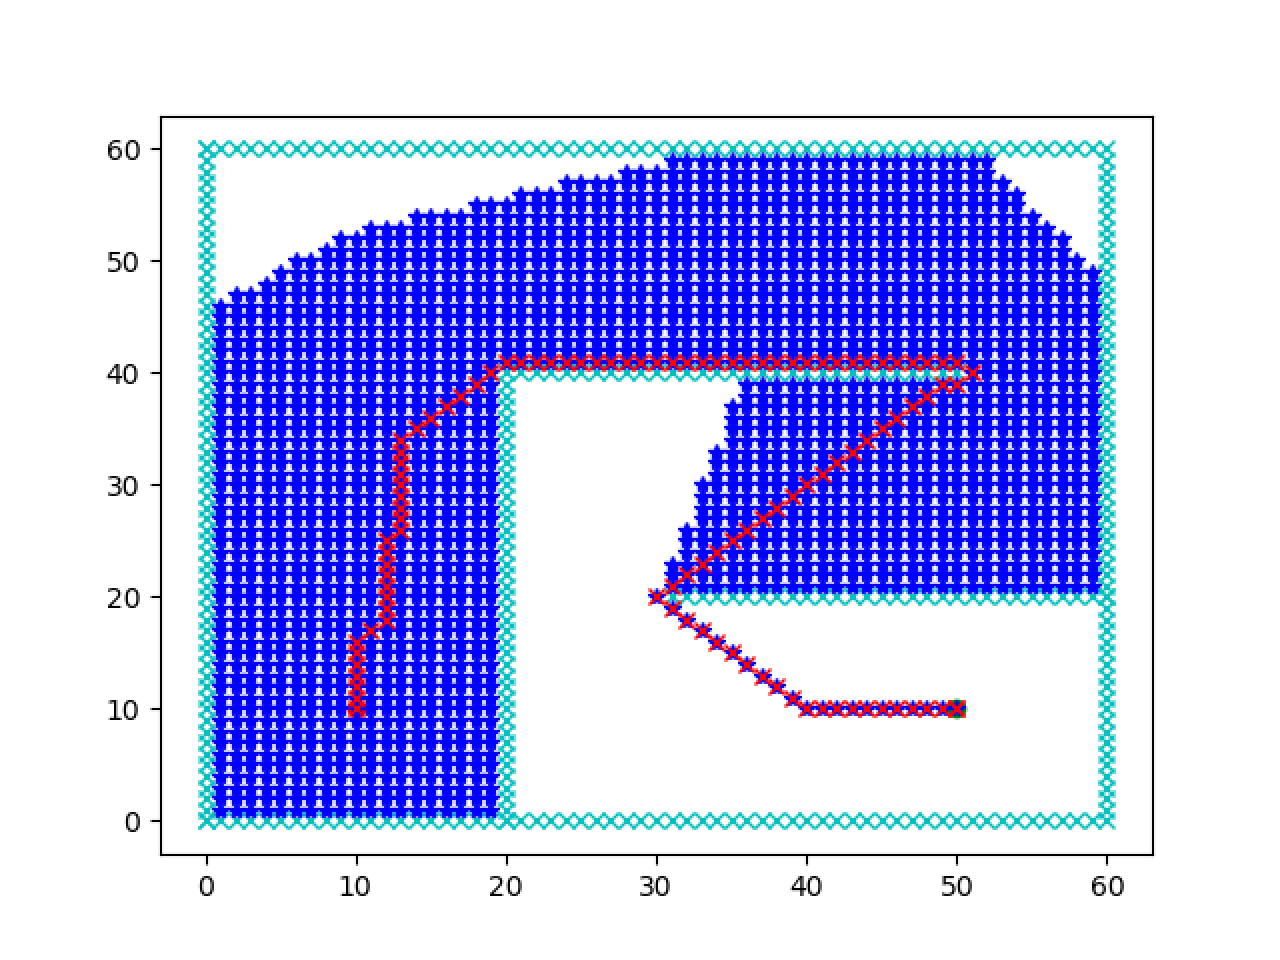

Reproduce this figure in Python.
"""
A* path planning implementation with python
"""
import math
from collections import deque
import matplotlib.pyplot as plt

grid_size = 1.0      # grid resolution
robot_size = 1.0     # robot size
obstacle_x = []      # coordinate x of obstacles
obstacle_y = []      # coordinate y of obstacles
motions = [
    [1,0,1],                # right          cost: 1
    [0,1,1],                # up             cost: 1
    [-1,0,1],               # left           cost: 1
    [0,-1,1],               # down           cost: 1
    [-1,-1,math.sqrt(2)],   # left and down  cost: 2^0.5
    [-1,1,math.sqrt(2)],    # left and up    cost: 2^0.5
    [1,-1,math.sqrt(2)],    # right and down cost: 2^0.5
    [1,1,math.sqrt(2)],     # right and up   cost: 2^0.5
]

class Node:
    """
    smallest unit of the grid map
    """
    def __init__(self, x, y, cost, parent):
        self.x = x
        self.y = y
        self.cost = cost
        self.parent = parent

def calculate_heuristic(node1, node2):
    """
    calculate the heuristic evaluation from node1 to node2
    :param node1: start node
    :param node2: goal node
    :return: the heuristic evaluation
    """
    return abs(node1.x - node2.x) + abs(node1.y - node2.y)

def a_star_planning(start_x, start_y, goal_x, goal_y, obstacle_x, obstacle_y):
    """
    A* path planning implementation
    """
    # extract the index of start node, goal node and obstacles
    start = Node(round(start_x/grid_size), round(start_y/grid_size), 0.0, -1)
    goal = Node(round(goal_x/grid_size), round(goal_y/grid_size), 0.0, -1)
    obstacle_x = [round(obs_x / grid_size) for obs_x in obstacle_x]
    obstacle_y = [round(obs_y / grid_size) for obs_y in obstacle_y]

    obstacles = [[obstacle_x[i], obstacle_y[i]] for i in range(len(obstacle_x))]

    # plot the start node and goal node, and obstacles
    plt.plot(start.x, start.y, "ro")
    plt.plot(goal.x, goal.y, "go")
    for obs in obstacles:
        plt.plot(obs[0], obs[1], "xc")
    plt.pause(0.001)
    # time.sleep(10)

    # create the open list and close list to store nodes
    openset, closeset = deque(), deque()
    openset.append(start)

    while True:
        # find out the min f node to explore
        current_node = min(openset,
                         key=lambda node: node.cost + calculate_heuristic(node,goal))

        plt.plot(current_node.x, current_node.y, "b*")
        if len(closeset) % 10 == 0:
            plt.pause(0.001)

        if current_node.x == goal.x and current_node.y == goal.y:
            print("Congratulations! You have found the goal!")
            goal.parent = current_node
            break

        # Remove it from the open list
        openset.remove(current_node)
        # Add it to the close list
        closeset.append(current_node)

        # Explore the neighbour
        for motion in motions:
            node = Node(current_node.x + motion[0],
                        current_node.y + motion[1],
                        current_node.cost + motion[2],
                        current_node)

            # ignore it if it is in the close list
            flag = False
            for item in closeset:
                if item.x == node.x and item.y == node.y:
                    flag = True
                    break
            if flag:
                continue
            # ignore it if it is obstacle
            flag = False
            for obstacle in obstacles:
                if obstacle[0] == node.x and obstacle[1] == node.y:
                    flag = True
                    break
            if flag:
                continue
            # update its parent if it is the open list
            flag = True
            for item in openset:
                if item.x == node.x and item.y == node.y:
                    flag = False
                    # if closer, update the parent
                    if node.cost <= item.cost:
                        item.cost = node.cost
                        item.parent = node.parent
                    break
            # add to the open list if it is not in the open list
            if flag:
                openset.append(node)

    # generate the final path
    while True:
        plt.plot(goal.x, goal.y, "rx")
        if goal.parent == -1:
            break
        else:
            goal = goal.parent
    plt.show()


if __name__ == '__main__':
    start_x = 10.0
    start_y = 10.0
    goal_x = 50.0
    goal_y = 10.0

    for i in range(60):
        obstacle_x.append(i)
        obstacle_y.append(0.0)
    for i in range(60):
        obstacle_x.append(60.0)
        obstacle_y.append(i)
    for i in range(61):
        obstacle_x.append(i)
        obstacle_y.append(60.0)
    for i in range(61):
        obstacle_x.append(0.0)
        obstacle_y.append(i)
    for i in range(40):
        obstacle_x.append(20.0)
        obstacle_y.append(i)
    for i in range(30):
        obstacle_x.append(60.0-i)
        obstacle_y.append(20.0)
    for i in range(31):
        obstacle_x.append(50.0-i)
        obstacle_y.append(40.0)

    a_star_planning(start_x, start_y, goal_x, goal_y, obstacle_x, obstacle_y)
